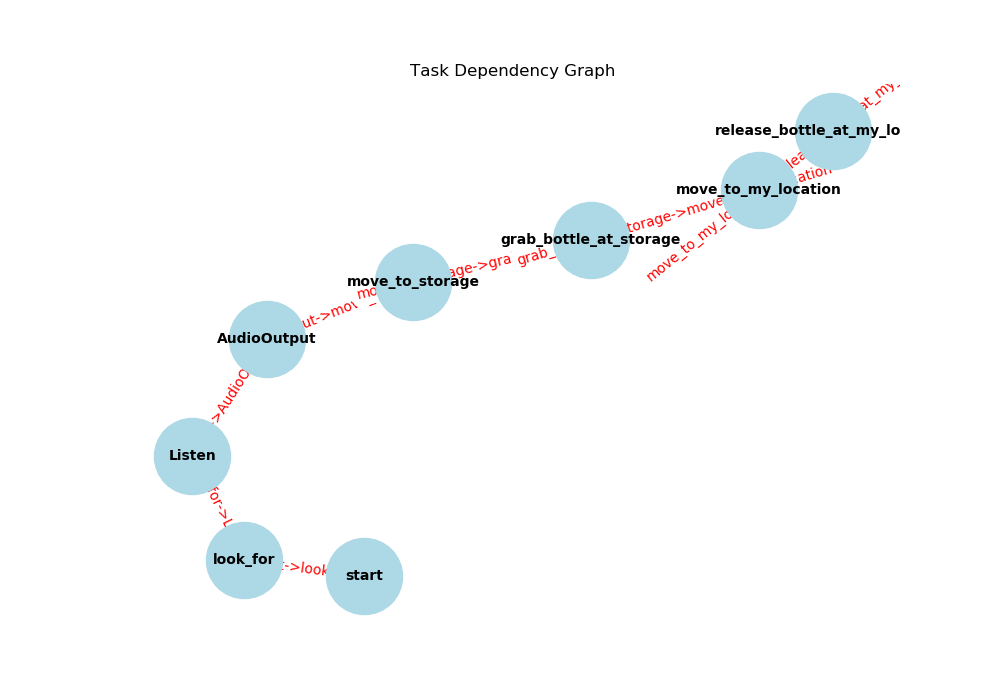

This figure's Python source:
import networkx as nx
import matplotlib.pyplot as plt
import spacy
import json

# Load NLP model (example using spaCy)
nlp = spacy.load("en_core_web_sm")

# Step 1: NLP Module - Parse the natural language instruction
def parse_instruction(instruction):
    doc = nlp(instruction)
    tasks = []
    locations = []
    objects = []
    current_task = None

    for token in doc:
        print(f"Token: {token.text}, POS: {token.pos_}, DEP: {token.dep_}")  # Debugging output
        if token.pos_ == "VERB":
            current_task = token.lemma_
            tasks.append((current_task, None))
        elif token.pos_ == "NOUN":
            if token.dep_ in ("pobj", "dobj"):
                if token.head.dep_ == "prep" and token.head.head.pos_ == "VERB":
                    locations.append((token.head.head.lemma_, token.text))
                else:
                    objects.append(token.text)
        elif token.dep_ == "prep" and token.head.pos_ == "VERB":
            for child in token.children:
                if child.pos_ == "NOUN":
                    locations.append((token.head.lemma_, child.text))

    # Remove duplicate locations
    locations = list(dict.fromkeys(locations))
    objects = list(objects) 
    
    print(f"Parsed tasks: {tasks}")
    print(f"Parsed locations: {locations}")
    print(f"Parsed objects: {objects}")
    
    return tasks, locations, objects

# Step 2: Task Decomposition and Mapping
def decompose_tasks(tasks, locations, objects):
    sub_tasks = []
    object_index = 0
    current_location = 'start'

    location_dict = {i: loc for i, loc in enumerate(locations)}

    for i, (task, _) in enumerate(tasks):
        if task == 'move':
            target_location = location_dict.get(i, (None, current_location))[1]
            if current_location != target_location:
                sub_tasks.append(('move', current_location, target_location))
                current_location = target_location
        elif task == 'grab' and object_index < len(objects):
            target_location = location_dict.get(i, (None, current_location))[1]
            if current_location != target_location:
                sub_tasks.append(('move', current_location, target_location))
                current_location = target_location
            sub_tasks.append(('grab', objects[object_index], target_location))
            current_location = target_location
            object_index += 1
        elif task == 'release' and object_index > 0:
            target_location = location_dict.get(i, (None, current_location))[1]
            sub_tasks.append(('release', objects[object_index - 1], target_location))
            current_location = target_location

    # Ensure to handle only the last move without adding release if it doesn't exist
    if tasks[-1][0] == 'move' and current_location != locations[-1][1]:
        sub_tasks.append(('move', current_location, locations[-1][1]))
    
    print(f"Decomposed sub_tasks: {sub_tasks}")  # Debugging output
    return sub_tasks

# Step 3: Build Task Graph
def build_task_graph(sub_tasks):
    G = nx.DiGraph()
    previous_task = 'start'

    for sub_task in sub_tasks:
        print(f"Processing sub_task: {sub_task}")  # Debugging output
        action, *params = sub_task

        if action == 'move':
            current_task = f'move_to_{params[1]}'
            G.add_edge(previous_task, current_task)
            previous_task = current_task
        elif action == 'grab':
            current_task = f'grab_{params[0]}_at_{params[1]}'
            G.add_edge(previous_task, current_task)
            previous_task = current_task
        elif action == 'release':
            current_task = f'release_{params[0]}_at_{params[1]}'
            G.add_edge(previous_task, current_task)
            previous_task = current_task

    print(f"Nodes in graph: {G.nodes}")
    print(f"Edges in graph: {G.edges}")
    return G

# Step 4: Visualize the task graph
def visualize_task_graph(graph):
    pos = nx.spring_layout(graph)
    plt.figure(figsize=(10, 7))
    nx.draw(graph, pos, with_labels=True, node_color='lightblue', edge_color='gray', node_size=3000, font_size=10, font_weight='bold')
    edge_labels = {(edge[0], edge[1]): f'{edge[0]}->{edge[1]}' for edge in graph.edges}
    nx.draw_networkx_edge_labels(graph, pos, edge_labels=edge_labels, font_color='red')
    plt.title('Task Dependency Graph')
    plt.show()

# Step 5: Save sub_tasks to a file
def save_sub_tasks(sub_tasks, filename="sub_tasks.json"):
    with open(filename, 'w') as file:
        json.dump(sub_tasks, file)
    print(f"Sub tasks saved to {filename}")

# Example usage
instruction = "move to A and grab the bottle at A and move to B and move to D and move to C and release the bottle at C"
tasks, locations, objects = parse_instruction(instruction)
sub_tasks = decompose_tasks(tasks, locations, objects)
task_graph = build_task_graph(sub_tasks)
visualize_task_graph(task_graph)
save_sub_tasks(sub_tasks)
